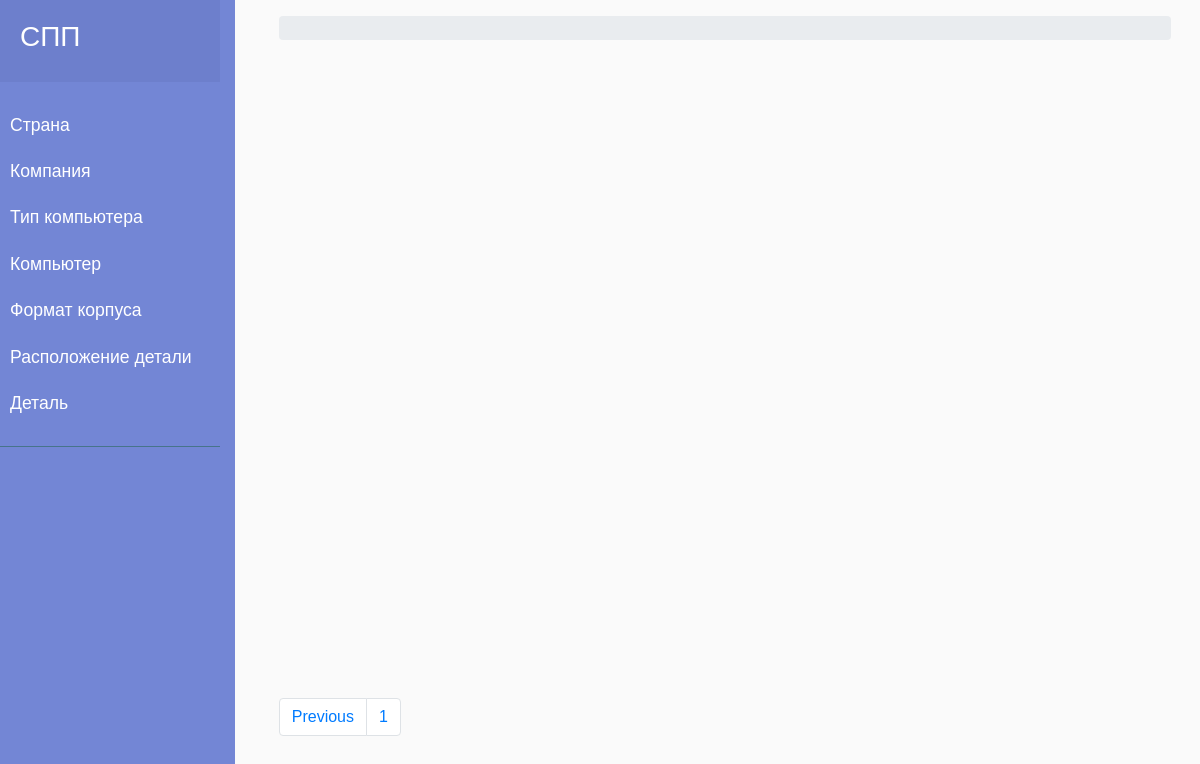
Page /?page=2 on the earlier database version.
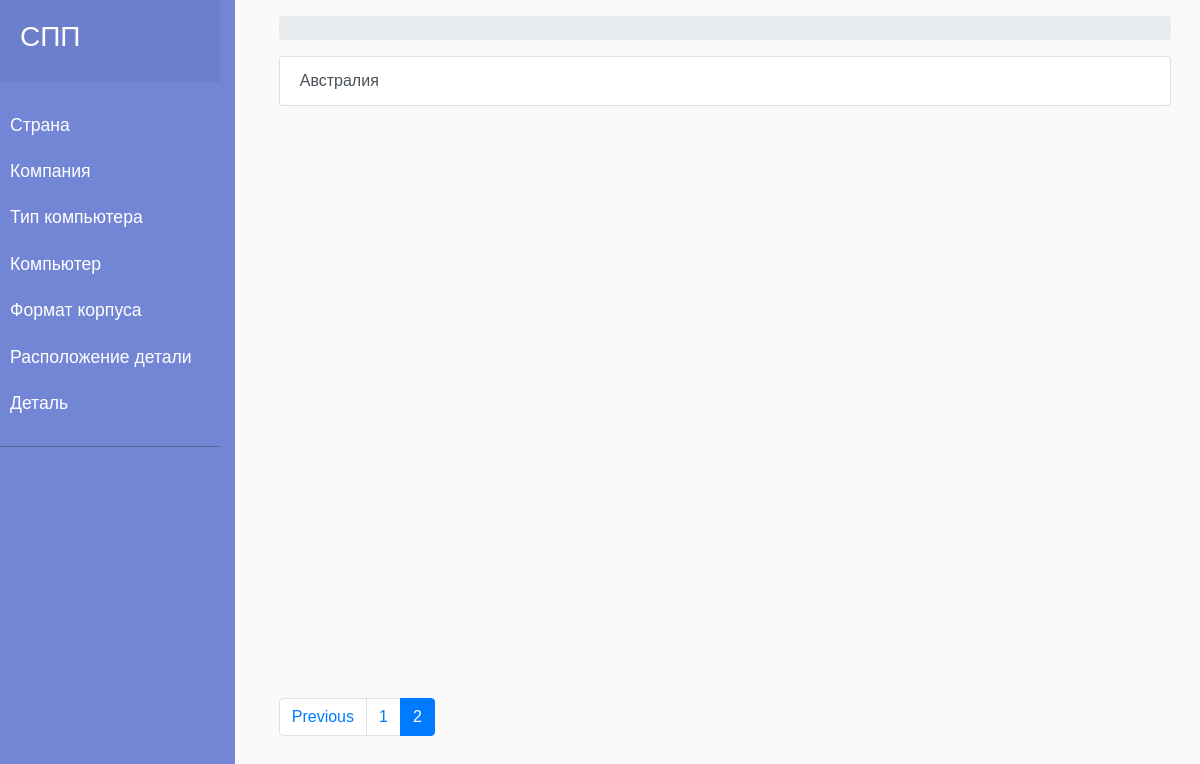
Same page on the later database version.
### models.py (models this page shows, shortened)
class Country(db.Model):
    id = db.Column(db.Integer, primary_key=True)
    title = db.Column(db.String(128))
    companies = db.relationship('Company', backref='country')

### views.py (the view)
@app.route('/')
@register_breadcrumb(app, '.', 'Страна')
def countries():
    page_num = request.args.get("page")
    if not page_num:
        page_num = 1
    country_list = Country.query.paginate(per_page=PER_PAGE_COUNT, page=int(page_num), error_out=False)
    return render_template('index.html', list=country_list, type='company')

### views.py (called while the page is built)
@app.context_processor
def create_forms():
    return {'company_form': [
        CountryForm(),
        CompanyForm(),
        ComputerTypeForm(),
        ComputerForm(),
        BoxFormatForm(),
        DetailPlaceForm(),
        DetailForm()
    ]}

### templates/index.html
{% extends 'base.html' %}
{% block content %}
    <ul class="list-group">
        {% for item in list.items %}
            <a href="{{ request.base_url }}/{{ item.id }}/{{ type }}" class="list-group-item list-group-item-action rgba-red-strong">{{ item.title }}</a>
        {% endfor %}
    </ul>
{% endblock %}

Differences in the rows shown:
added Country: title "Австралия"
Other differences:
new list line: "2"
